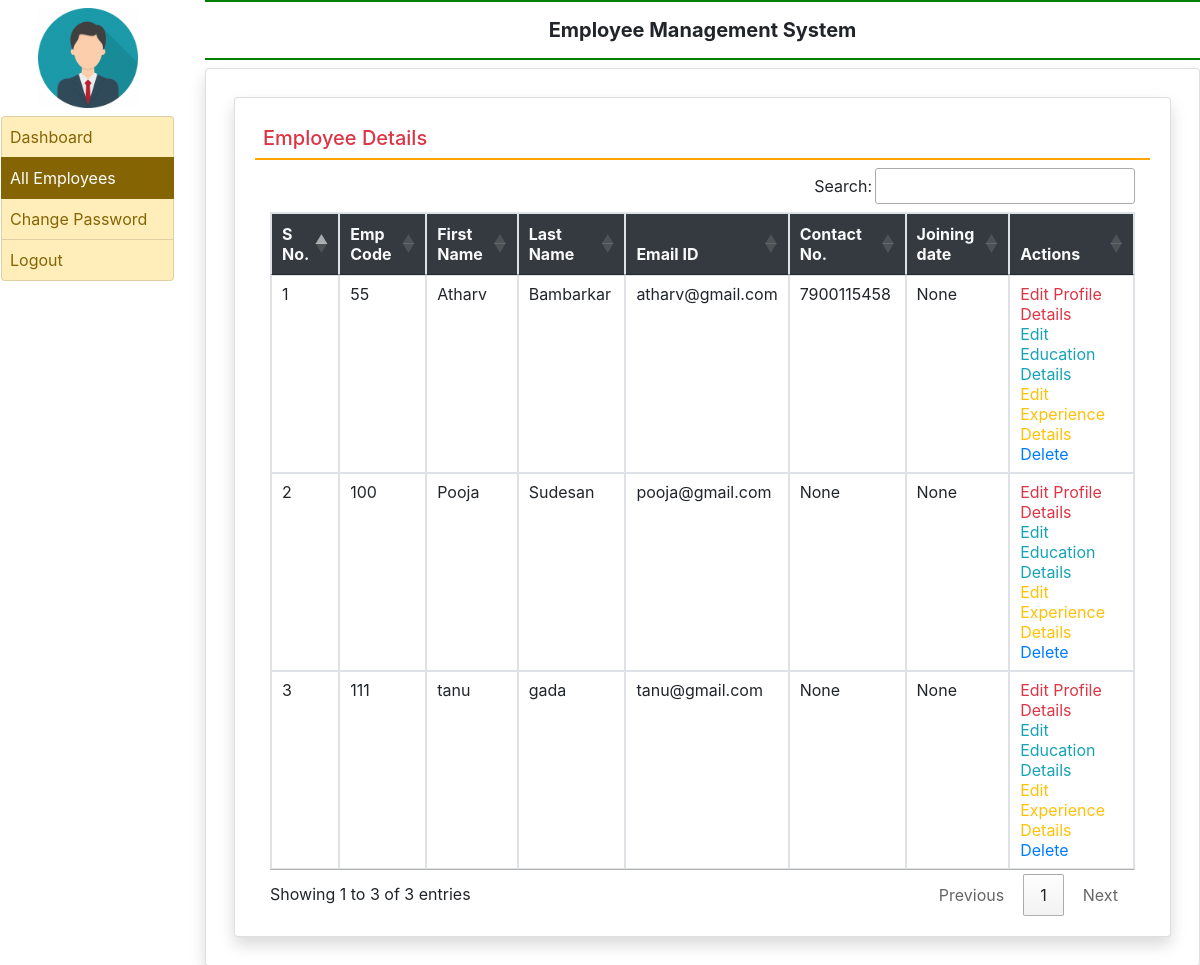
Page /all_employee (signed in) on the committed database.
### employee/models.py (models this page shows, shortened)
class EmployeeDetail(models.Model):
    user = models.ForeignKey(User, on_delete=models.CASCADE)
    empcode = models.CharField(max_length=50)
    empdept = models.CharField(max_length=100, null=True)
    designation = models.CharField(max_length=100, null=True)
    contact = models.CharField(max_length=15, null=True)
    gender = models.CharField(max_length=50, null=True)
    joiningdate = models.DateField(null=True)

### employee/views.py (the view)
# urls.py: path('all_employee', all_employee, name='all_employee'),
def all_employee(request):
    if not request.user.is_authenticated:
        return redirect('admin_login')
    employee = EmployeeDetail.objects.all()
    return render(request, 'all_employee.html', locals())

### employee/templates/all_employee.html
{% extends 'admin_base.html' %} {%block main%}
<div class="card shadow m-2">
  <div class="card-body">
    <h5 class="p-2 text-danger" style="border-bottom: 2px solid orange">
      Employee Details
    </h5>
    <div class="container-fluid">
        <table class="table table-bordered table-hover" id="example">
            <thead class="text-light bg-dark">
                <tr>
                    <th>S No.</th>
                    <th>Emp Code</th>
                    <th>First Name</th>
                    <th>Last Name</th>
                    <th>Email ID</th>
                    <th>Contact No.</th>
                    <th>Joining date</th>
                    <th>Actions</th>
                </tr>
            </thead>
            <tbody>
                {%for i in employee%}
                <tr>
                    <td>{{forloop.counter}}</td>
                    <td>{{i.empcode}}</td>
                    <td>{{i.user.first_name}}</td>
                    <td>{{i.user.last_name}}</td>
                    <td>{{i.user.username}}</td>
                    <td>{{i.contact}}</td>
                    <td>{{i.joiningdate}}</td>
                    <td>
                        <a href="{% url 'edit_profile' i.id %}" class="text-danger">Edit Profile Details</a>
                        <br><a href="{% url 'edit_education' i.user.id %}" class="text-info">Edit Education Details</a>
                        <br><a href="{% url 'edit_experience' i.user.id %}" class="text-warning">Edit Experience Details</a>
                        <br><a href="{% url 'delete_employee' i.user.id %}" onclick="return confirm('Are You Sure?')">Delete</a>
                    </td>
                </tr>
                {% endfor %}
            </tbody>
        </table>
    </div>
  </div>
</div>
 {% endblock %}

### employee/templates/admin_base.html (shortened to what this page needs)
{% load static %}
<html>
  <head>
    <link
      rel="stylesheet"
      href="https://cdn.jsdelivr.net/npm/bootstrap@4.6.1/dist/css/bootstrap.min.css"
    />
    <link rel="stylesheet" href="{% static 'css/mystyle.css' %}" />
<link rel="stylesheet" href="https://cdn.datatables.net/1.11.5/css/jquery.dataTables.min.css">
<link rel="stylesheet" href="https://cdn.datatables.net/buttons/2.2.2/css/buttons.dataTables.min.css">
  </head>
  <body>
    <div class="container_fluid">
      <div class="row">
        <div class="col-sm-2 p-2">
          <center>
            <img
              src="{%static 'images/adminlogin.webp'%}"
              width="100"
              height="100"
            />
          </center>
          <div class="list-group p-2">
            <a
              href="{%url 'admin_home'%}"
              class="list-group-item list-group-item-warning list-group-item-action {%if request.path == '/admin_home'%} active {%endif%}"
              >Dashboard</a
            >
            <a
              href="{%url 'all_employee'%}"
              class="list-group-item list-group-item-warning list-group-item-action {%if request.path == '/all_employee'%} active {%endif%}"
              >All Employees</a
            >
            <a
              href="{%url 'change_passwordadmin'%}"
              class="list-group-item list-group-item-warning list-group-item-action {%if request.path == '/change_passwordadmin'%} active {%endif%}"
              >Change Password</a
            >
            <a
              href="{%url 'logout'%}"
              class="list-group-item list-group-item-warning list-group-item-action "
              >Logout</a
            >
          </div>
        </div>
        <div class="col-sm-10">
          <div class="container_fluid">
            <h5
              class="text-center p-3 font-weight-bold"
              style="
                border-bottom: 2px solid green;
                border-top: 2px solid green;
              "
            >
              Employee Management System
            </h5>
            <div class="card shadow" style="min-height: 89vh">
              <div class="card-body">{%block main %} {%endblock %}</div>
            </div>
          </div>
        </div>
      </div>
    </div>
  </body>
</html>

### employee/templates/admin_base.html (style rules this page uses)
.list-group-item { padding: 8px !important; }

### rows in the picture
EmployeeDetail: empcode "55", user.first_name "Atharv", user.last_name "Bambarkar", user.username "atharv@gmail.com", contact "7900115458", joiningdate "None"
EmployeeDetail: empcode "100", user.first_name "Pooja", user.last_name "Sudesan", user.username "pooja@gmail.com", contact "None", joiningdate "None"
EmployeeDetail: empcode "111", user.first_name "tanu", user.last_name "gada", user.username "tanu@gmail.com", contact "None", joiningdate "None"
